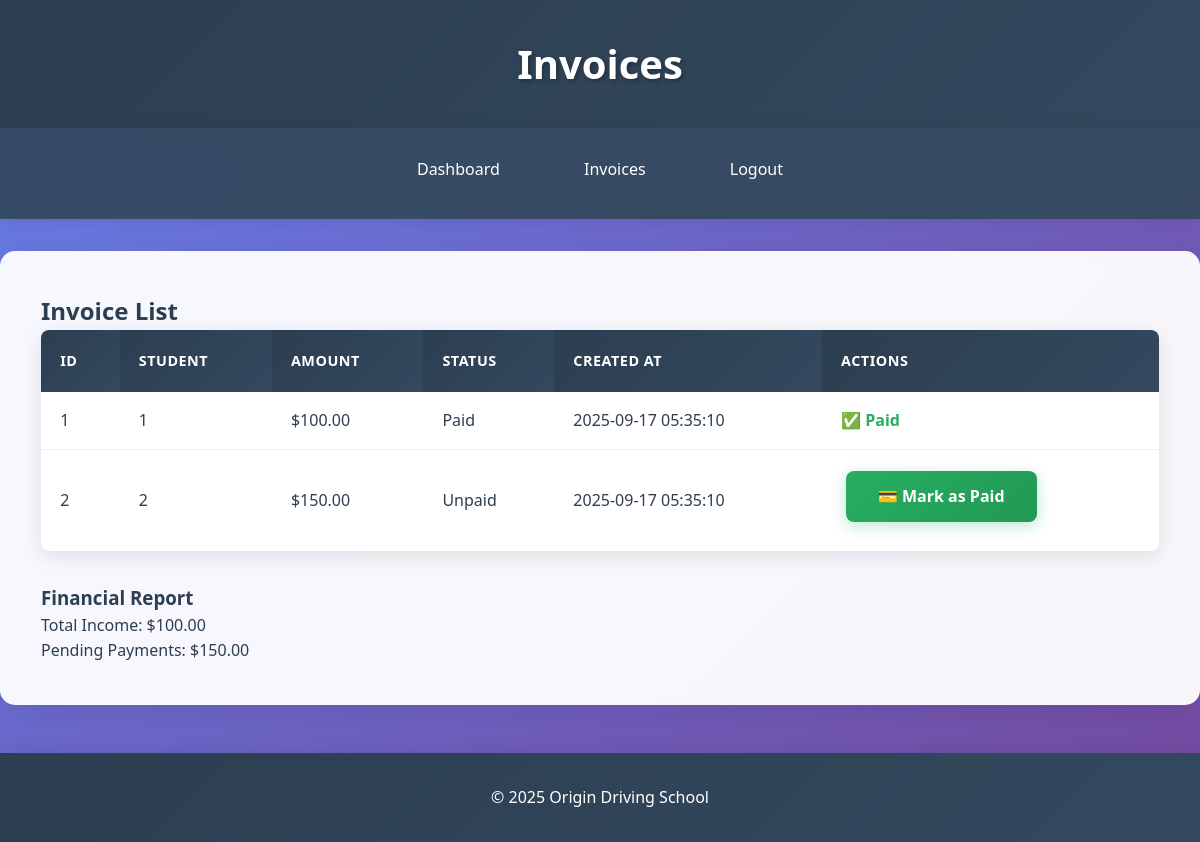
Page /php/invoices.php (signed in) on the committed database.
### tables this page shows
CREATE TABLE invoices (
    id INT AUTO_INCREMENT PRIMARY KEY,
    student_id INT,
    amount DECIMAL(10,2),
    status VARCHAR(50),
    created_at DATETIME DEFAULT CURRENT_TIMESTAMP,
    FOREIGN KEY (student_id) REFERENCES students(id)
);

### php/invoices.php (the view, shortened to what this page needs)
<?php
require_once 'db_connect.php';
$res = $conn->query('SELECT * FROM invoices');
?>
<!DOCTYPE html>
<html lang="en">
<head>
    <link rel="stylesheet" href="../css/styles.css">
</head>
<body>
    <header><h1>Invoices</h1></header>
    <nav>
        <a href="../dashboard.php">Dashboard</a>
        <a href="invoices.php">Invoices</a>
        <a href="../php/logout.php">Logout</a>
    </nav>
    <div class="container">
        <h2>Invoice List</h2>
        <table class="table">
            <tr><th>ID</th><th>Student</th><th>Amount</th><th>Status</th><th>Created At</th><th>Actions</th></tr>
            <?php while($row = $res->fetch_assoc()): ?>
            <tr>
                <td><?php echo $row['id']; ?></td>
                <td><?php echo $row['student_id']; ?></td>
                <td>$<?php echo number_format($row['amount'],2); ?></td>
                <td><?php echo $row['status']; ?></td>
                <td><?php echo $row['created_at']; ?></td>
                <td>
                    <?php if($row['status'] === 'Unpaid'): ?>
                        <a class="btn btn-success" href="?action=pay&id=<?php echo $row['id']; ?>">💳 Mark as Paid</a>
                    <?php else: ?>
                        <span style="color: var(--success-color); font-weight: 600;">✅ Paid</span>
                    <?php endif; ?>
                </td>
            </tr>
            <?php endwhile; ?>
        </table>
        <h3>Financial Report</h3>
        <?php
        $res = $conn->query('SELECT SUM(amount) AS total FROM invoices WHERE status = "Paid"');
        $row = $res->fetch_assoc();
        $income = $row['total'] ? $row['total'] : 0.00;
        $res = $conn->query('SELECT SUM(amount) AS pending FROM invoices WHERE status = "Unpaid"');
        $row = $res->fetch_assoc();
        $pending = $row['pending'] ? $row['pending'] : 0.00;
        ?>
        <p>Total Income: $<?php echo number_format($income,2); ?></p>
        <p>Pending Payments: $<?php echo number_format($pending,2); ?></p>
    </div>
    <footer>&copy; 2025 Origin Driving School</footer>
</body>
</html>

### css/styles.css (style rules this page uses)
:root { --primary-color: #2c3e50; --secondary-color: #3498db; --accent-color: #e74c3c; --success-color: #27ae60; --warning-color: #f39c12; --light-bg: #ecf0f1; --dark-bg: #34495e; --text-dark: #2c3e50; --text-light: #ffffff; --shadow: rgba(0, 0, 0, 0.1); --shadow-hover: rgba(0, 0, 0, 0.2); --border-radius: 8px; --transition: all 0.3s cubic-bezier(0.4, 0, 0.2, 1); }
* { margin: 0; padding: 0; box-sizing: border-box; }
body { font-family: 'Segoe UI', Tahoma, Geneva, Verdana, sans-serif; background: linear-gradient(135deg, #667eea 0%, #764ba2 100%); color: var(--text-dark); line-height: 1.6; min-height: 100vh; }
header { background: linear-gradient(135deg, var(--primary-color) 0%, var(--dark-bg) 100%); color: var(--text-light); padding: 2rem 0; text-align: center; box-shadow: 0 4px 20px var(--shadow); position: relative; overflow: hidden; }
header::before { content: ''; position: absolute; top: 0; left: -100%; width: 100%; height: 100%; background: linear-gradient(90deg, transparent, rgba(255,255,255,0.1), transparent); animation: shimmer 3s infinite; }
header h1 { font-size: 2.5rem; font-weight: 700; text-shadow: 2px 2px 4px rgba(0,0,0,0.3); animation: fadeInDown 1s ease-out; }
nav { background: rgba(52, 73, 94, 0.95); backdrop-filter: blur(10px); padding: 1rem 0; text-align: center; box-shadow: 0 2px 15px var(--shadow); position: sticky; top: 0; z-index: 1000; }
nav a { color: var(--text-light); margin: 0 1rem; text-decoration: none; padding: 0.8rem 1.5rem; border-radius: var(--border-radius); transition: var(--transition); display: inline-block; font-weight: 500; position: relative; overflow: hidden; }
nav a::before { content: ''; position: absolute; top: 0; left: -100%; width: 100%; height: 100%; background: linear-gradient(90deg, transparent, rgba(255,255,255,0.2), transparent); transition: var(--transition); }
.container { max-width: 1200px; margin: 2rem auto; background: rgba(255, 255, 255, 0.95); backdrop-filter: blur(10px); padding: 2.5rem; border-radius: 15px; box-shadow: 0 10px 40px var(--shadow); animation: fadeInUp 0.8s ease-out; border: 1px solid rgba(255, 255, 255, 0.2); }
.btn { background: linear-gradient(135deg, var(--secondary-color) 0%, #2980b9 100%); color: var(--text-light); padding: 0.8rem 2rem; border: none; border-radius: var(--border-radius); cursor: pointer; font-size: 1rem; font-weight: 600; text-decoration: none; display: inline-block; transition: var(--transition); box-shadow: 0 4px 15px rgba(52, 152, 219, 0.3); position: relative; overflow: hidden; margin: 0.3rem; }
.btn::before { content: ''; position: absolute; top: 0; left: -100%; width: 100%; height: 100%; background: linear-gradient(90deg, transparent, rgba(255,255,255,0.2), transparent); transition: var(--transition); }
.btn-success { background: linear-gradient(135deg, var(--success-color) 0%, #229954 100%); box-shadow: 0 4px 15px rgba(39, 174, 96, 0.3); }
.table { width: 100%; border-collapse: collapse; margin-bottom: 2rem; background: white; border-radius: var(--border-radius); overflow: hidden; box-shadow: 0 5px 20px var(--shadow); animation: slideIn 0.6s ease-out; }
.table th { background: linear-gradient(135deg, var(--primary-color) 0%, var(--dark-bg) 100%); color: var(--text-light); padding: 1.2rem; text-align: left; font-weight: 600; text-transform: uppercase; letter-spacing: 0.5px; font-size: 0.9rem; }
.table td { padding: 1rem 1.2rem; border-bottom: 1px solid #ecf0f1; transition: var(--transition); }
.table tr:last-child td { border-bottom: none; }
footer { background: linear-gradient(135deg, var(--primary-color) 0%, var(--dark-bg) 100%); color: var(--text-light); padding: 2rem 0; text-align: center; margin-top: 3rem; box-shadow: 0 -4px 20px var(--shadow); }

### rows in the picture
invoices: id "1", student "1", amount "100.00", status "Paid", created_at "2025-09-17 05:35:10", shows "✅ Paid"
invoices: id "2", student "2", amount "150.00", status "Unpaid", created_at "2025-09-17 05:35:10"

### other values in the picture
$income "100.00"
$pending "150.00"
